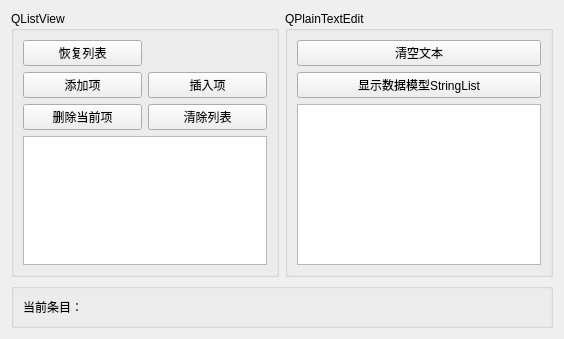
<?xml version="1.0" encoding="UTF-8"?>
<ui version="4.0">
 <class>Widget</class>
 <widget class="QWidget" name="Widget">
  <property name="geometry">
   <rect>
    <x>0</x>
    <y>0</y>
    <width>564</width>
    <height>339</height>
   </rect>
  </property>
  <property name="windowTitle">
   <string>QStringListModel</string>
  </property>
  <layout class="QGridLayout" name="gridLayout_2">
   <item row="0" column="0">
    <widget class="QGroupBox" name="groupBox">
     <property name="sizePolicy">
      <sizepolicy hsizetype="Preferred" vsizetype="Preferred">
       <horstretch>1</horstretch>
       <verstretch>0</verstretch>
      </sizepolicy>
     </property>
     <property name="title">
      <string>QListView</string>
     </property>
     <layout class="QGridLayout" name="gridLayout">
      <item row="0" column="0">
       <widget class="QPushButton" name="btnListInit">
        <property name="text">
         <string>恢复列表</string>
        </property>
       </widget>
      </item>
      <item row="1" column="0">
       <widget class="QPushButton" name="btnItemAppend">
        <property name="text">
         <string>添加项</string>
        </property>
       </widget>
      </item>
      <item row="1" column="1">
       <widget class="QPushButton" name="btnItemInsert">
        <property name="text">
         <string>插入项</string>
        </property>
       </widget>
      </item>
      <item row="2" column="0">
       <widget class="QPushButton" name="btnItemDelete">
        <property name="text">
         <string>删除当前项</string>
        </property>
       </widget>
      </item>
      <item row="2" column="1">
       <widget class="QPushButton" name="btnListClear">
        <property name="text">
         <string>清除列表</string>
        </property>
       </widget>
      </item>
      <item row="3" column="0" colspan="2">
       <widget class="QListView" name="listView"/>
      </item>
     </layout>
    </widget>
   </item>
   <item row="0" column="1">
    <widget class="QGroupBox" name="groupBox_2">
     <property name="sizePolicy">
      <sizepolicy hsizetype="Preferred" vsizetype="Preferred">
       <horstretch>1</horstretch>
       <verstretch>0</verstretch>
      </sizepolicy>
     </property>
     <property name="title">
      <string>QPlainTextEdit</string>
     </property>
     <layout class="QVBoxLayout" name="verticalLayout">
      <item>
       <widget class="QPushButton" name="btnTextClear">
        <property name="text">
         <string>清空文本</string>
        </property>
       </widget>
      </item>
      <item>
       <widget class="QPushButton" name="btnModelData">
        <property name="text">
         <string>显示数据模型StringList</string>
        </property>
       </widget>
      </item>
      <item>
       <widget class="QPlainTextEdit" name="plainTextEdit"/>
      </item>
     </layout>
    </widget>
   </item>
   <item row="1" column="0" colspan="2">
    <widget class="QGroupBox" name="groupBox_3">
     <property name="title">
      <string/>
     </property>
     <layout class="QHBoxLayout" name="horizontalLayout">
      <item>
       <widget class="QLabel" name="labelCurItem">
        <property name="text">
         <string>当前条目：</string>
        </property>
       </widget>
      </item>
     </layout>
    </widget>
   </item>
  </layout>
 </widget>
 <resources/>
 <connections/>
</ui>
